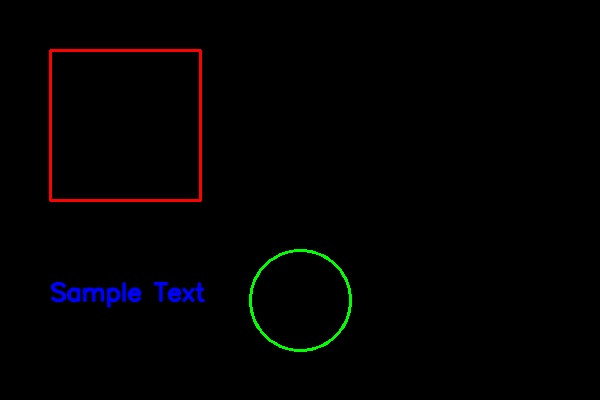
#> input picture task-1/output_image.jpg, 600 x 400 px
$ python main.py --input output_image.jpg
#> lines starting #> are read from the running program, lines starting #| are printed output that depends on the picture
import cv2
import numpy as np
import os
import argparse
import glob

# Константы для параметров рисования
DEFAULT_COLOR_RECTANGLE = (0, 0, 255)  # Красный цвет в BGR
DEFAULT_COLOR_CIRCLE = (0, 255, 0)     # Зеленый цвет
DEFAULT_COLOR_TEXT = (255, 0, 0)       # Синий цвет
DEFAULT_THICKNESS = 2
DEFAULT_FONT = cv2.FONT_HERSHEY_SIMPLEX
DEFAULT_FONT_SCALE = 0.8
DEFAULT_TEXT = "Sample Text"
DEFAULT_OUTPUT_NAME = "output_image.jpg"

def load_image(image_path):
    """
    Загружает изображение из файла или создаёт чёрный холст, если файл не найден.

    Args:
        image_path (str | None): Путь к входному изображению. Если None или файл не существует,
                                 функция возвращает чёрное изображение стандартного размера.

    Returns:
        numpy.ndarray: Изображение в формате BGR (dtype=np.uint8), shape = (H, W, 3).
    """
#> called with image_path = 'output_image.jpg'
    if image_path and os.path.exists(image_path):
        image = cv2.imread(image_path)
#> image is the input picture: shape (400, 600, 3); mean B, G, R 1.7, 1.2, 2.1
        if image is not None:
            return image

    # Создаем черное изображение стандартного размера
    return np.zeros((400, 600, 3), dtype=np.uint8)

def validate_coordinates(image, coordinates, shape_type):
    """
    Проверяет корректность координат для заданного типа фигуры относительно размеров изображения.

    Args:
        image (numpy.ndarray): Изображение (используется для определения ширины и высоты).
        coordinates (tuple): Координаты фигуры.
            - rectangle: (x1, y1, x2, y2)
            - circle: (x, y, radius)
            - text: (x, y)
        shape_type (str): Тип фигуры: 'rectangle', 'circle' или 'text'.

    Returns:
        bool: True, если координаты валидны (внутри границ и соответствуют требованиям типа), иначе False.
    """
#> called with coordinates = (50, 50, 200, 200), shape_type = 'rectangle'
    height, width = image.shape[:2]
#> height = 400; width = 600

    if shape_type == 'rectangle':
        x1, y1, x2, y2 = coordinates
        return (0 <= x1 < width and 0 <= y1 < height and
                0 <= x2 < width and 0 <= y2 < height and
                x1 < x2 and y1 < y2)

    elif shape_type == 'circle':
        x, y, radius = coordinates
        return (0 <= x - radius and x + radius < width and
                0 <= y - radius and y + radius < height and
                radius > 0)

    elif shape_type == 'text':
        x, y = coordinates
        return 0 <= x < width and 0 <= y < height

    return False

def draw_rectangle(image, start_point, end_point, color, thickness):
    """
    Рисует прямоугольник на изображении с проверкой координат.

    Args:
        image (numpy.ndarray): Изображение, на котором выполняется рисование (изменяется in-place).
        start_point (tuple[int, int]): Координаты верхнего левого угла (x1, y1).
        end_point (tuple[int, int]): Координаты нижнего правого угла (x2, y2).
        color (tuple[int, int, int]): Цвет прямоугольника в формате BGR.
        thickness (int): Толщина линии. Если thickness == -1 — прямоугольник заливается.

    Returns:
        numpy.ndarray: То же изображение с нанесённым прямоугольником.
    """
    if validate_coordinates(image, (*start_point, *end_point), 'rectangle'):
        cv2.rectangle(image, start_point, end_point, color, thickness)
    else:
        print("Предупреждение: координаты прямоугольника выходят за границы изображения")
    return image

def draw_circle(image, center, radius, color, thickness):
    """"
    Рисует круг на изображении с проверкой координат.

    Args:
        image (numpy.ndarray): Изображение, на котором выполняется рисование (изменяется in-place).
        center (tuple[int, int]): Центр круга (x, y).
        radius (int): Радиус круга в пикселях.
        color (tuple[int, int, int]): Цвет круга в формате BGR.
        thickness (int): Толщина линии. Если thickness == -1 — круг заливается.

    Returns:
        numpy.ndarray: То же изображение с нанесённым кругом.
    """
#> called with center = (300, 300), radius = 50, color = (0, 255, 0), thickness = 2
    if validate_coordinates(image, (*center, radius), 'circle'):
        cv2.circle(image, center, radius, color, thickness)
    else:
        print("Предупреждение: координаты круга выходят за границы изображения")
    return image

def draw_text(image, text, position, font, font_scale, color, thickness, line_type=cv2.LINE_AA):
    """
    Добавляет текст на изображение с проверкой позиции.

    Args:
        image (numpy.ndarray): Изображение, на котором будет добавлен текст (изменяется in-place).
        text (str): Текст для отображения.
        position (tuple[int, int]): Начальная точка текста (x, y). В OpenCV это нижний левый угол текста.
        font (int): Шрифт OpenCV (например, cv2.FONT_HERSHEY_SIMPLEX).
        font_scale (float): Масштаб шрифта.
        color (tuple[int, int, int]): Цвет текста в формате BGR.
        thickness (int): Толщина линий текста.
        line_type (int, optional): Тип линии для отрисовки текста. По умолчанию cv2.LINE_AA.

    Returns:
        numpy.ndarray: То же изображение с добавленным текстом.
    """
#> called with text = 'Sample Text', position = (50, 300), font = 0, font_scale = 0.8, color = (255, 0, 0), thickness = 2, line_type = 16
    if validate_coordinates(image, position, 'text'):
        cv2.putText(image, text, position, font, font_scale, color, thickness, line_type)
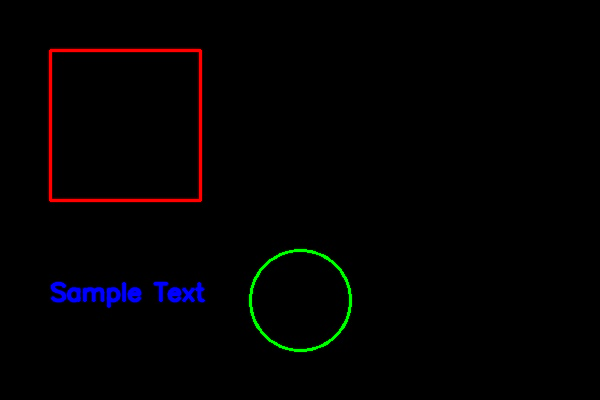
#> image: shape (400, 600, 3); mean B, G, R 1.7, 1.1, 2.3
    else:
        print("Предупреждение: координаты текста выходят за границы изображения")
    return image

def process_single_image(input_path, output_path, rect_params, circle_params, text_params):
    """
    Обрабатывает одно изображение: загрузка, рисование фигур/текста и сохранение.

    Args:
        input_path (str | None): Путь к входному изображению. Если None — создаётся чёрный холст.
        output_path (str): Путь для сохранения результата (файл).
        rect_params (tuple): Параметры прямоугольника в формате (start_point, end_point, color, thickness).
        circle_params (tuple): Параметры круга в формате (center, radius, color, thickness).
        text_params (tuple): Параметры текста в формате (text, position, font, font_scale, color, thickness).

    Returns:
        numpy.ndarray: Получившееся изображение (BGR), которое также сохранено в output_path.
    """
    # Загрузка изображения
    image = load_image(input_path)

    # Рисование фигур
    image = draw_rectangle(image, *rect_params)
    image = draw_circle(image, *circle_params)
    image = draw_text(image, *text_params)

    # Сохранение результата
    cv2.imwrite(output_path, image)
    print(f"Обработано: {input_path or 'черное изображение'} -> {output_path}")

    return image

def main():
    """
    Парсинг аргументов командной строки и выбор режима работы:
    - Обработка одного файла
    - Обработка всех изображений в директории
    - Создание и обработка чёрного изображения (если input не указан или не существует)

    Args:
        Нет входных параметров (все параметры берутся из CLI).

    Returns:
        None

    Raises:
        SystemExit: Может быть вызван argparse при некорректных аргументах.
    """
    # Парсинг аргументов командной строки
    parser = argparse.ArgumentParser(description='Рисование фигур на изображении')
    parser.add_argument('--input', type=str, help='Путь к входному изображению или папке с изображениями')
    parser.add_argument('--output', type=str, help='Путь для выходного файла или папки')
    parser.add_argument('--text', type=str, default=DEFAULT_TEXT, help='Текст для отображения')
    args = parser.parse_args()

    # Параметры для рисования
    rect_params = [
        (50, 50),           # start_point
        (200, 200),         # end_point
        DEFAULT_COLOR_RECTANGLE,
        DEFAULT_THICKNESS
    ]

    circle_params = [
        (300, 300),         # center
        50,                 # radius
        DEFAULT_COLOR_CIRCLE,
        DEFAULT_THICKNESS
    ]

    text_params = [
        args.text,          # text
        (50, 300),          # position
        DEFAULT_FONT,
        DEFAULT_FONT_SCALE,
        DEFAULT_COLOR_TEXT,
        DEFAULT_THICKNESS
    ]

    # Определение режима работы (один файл или папка)
    if args.input:
        if os.path.isfile(args.input):
            # Обработка одного файла
            output_path = args.output or DEFAULT_OUTPUT_NAME
            result_image = process_single_image(args.input, output_path, rect_params, circle_params, text_params)

            # Отображение результата
            cv2.imshow('Image with shapes and text', result_image)
            cv2.waitKey(0)
            cv2.destroyAllWindows()

        elif os.path.isdir(args.input):
            # Обработка всех изображений в папке
            output_dir = args.output or "output"
            os.makedirs(output_dir, exist_ok=True)

            # Поиск изображений
            image_extensions = ['*.jpg', '*.jpeg', '*.png', '*.bmp', '*.tiff']
            image_paths = []
            for extension in image_extensions:
                image_paths.extend(glob.glob(os.path.join(args.input, extension)))

            # Обработка каждого изображения
            for i, input_path in enumerate(image_paths):
                output_path = os.path.join(output_dir, f"output_{i}_{os.path.basename(input_path)}")
                process_single_image(input_path, output_path, rect_params, circle_params, text_params)

        else:
            print("Указанный путь не существует. Будет создано черное изображение.")
            output_path = args.output or DEFAULT_OUTPUT_NAME
            result_image = process_single_image(None, output_path, rect_params, circle_params, text_params)

            # Отображение результата
            cv2.imshow('Image with shapes and text', result_image)
            cv2.waitKey(0)
            cv2.destroyAllWindows()
    else:
        # Обработка без входного файла (создание черного изображения)
        output_path = args.output or DEFAULT_OUTPUT_NAME
        result_image = process_single_image(None, output_path, rect_params, circle_params, text_params)

        # Отображение результата
        cv2.imshow('Image with shapes and text', result_image)
        cv2.waitKey(0)
        cv2.destroyAllWindows()

if __name__ == "__main__":
    main()
